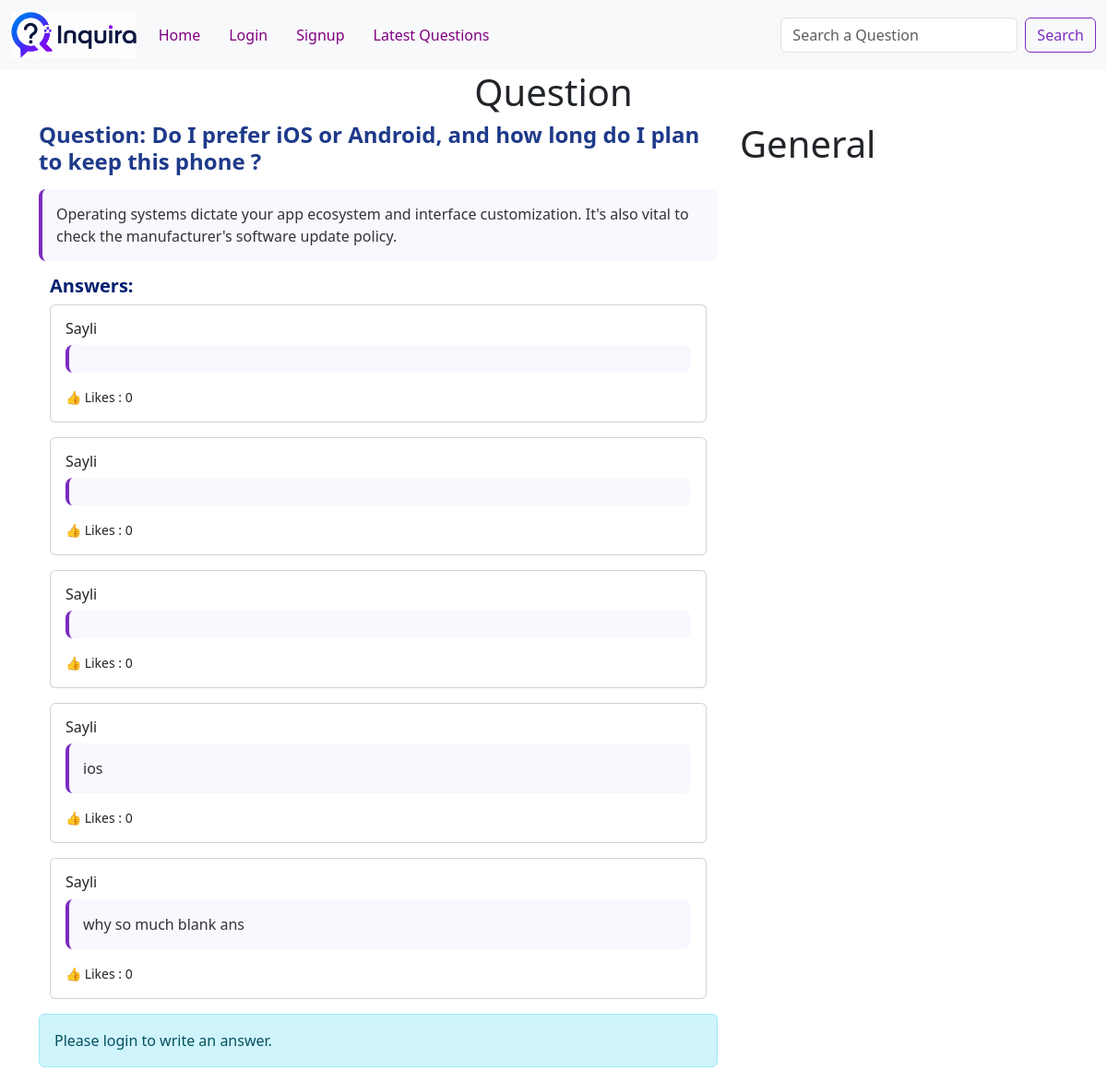
The app's page /?q-id=5 with its own data.
### tables this page shows
CREATE TABLE `questions` (
  `id` int NOT NULL,
  `title` varchar(100) NOT NULL,
  `description` varchar(300) NOT NULL,
  `category_id` int NOT NULL,
  `user_id` int NOT NULL
);

CREATE TABLE `answers` (
  `id` int NOT NULL,
  `answer` varchar(300) NOT NULL,
  `question_id` int NOT NULL,
  `user_id` int NOT NULL
);

CREATE TABLE `users` (
  `id` int NOT NULL,
  `username` varchar(100) NOT NULL,
  `email` varchar(100) NOT NULL,
  `password` varchar(100) NOT NULL,
  `address` varchar(100) NOT NULL
);

CREATE TABLE `categories` (
  `id` int NOT NULL,
  `name` varchar(100) NOT NULL
);

### client/answers.php (the view, shortened to what this page needs)
<div class="container">
    <h5>Answers:</h5>
    <?php
    $query = "SELECT answers.*, users.username
              FROM answers
              JOIN users ON answers.user_id = users.id
              WHERE question_id=$qid";
    $result = $conn->query($query);
    foreach ($result as $row) {
        $answer_id = $row['id'];
        $answer = $row['answer'];
        $username = $row['username'];
        $countQuery = "SELECT COUNT(*) AS total
                       FROM answer_likes
                       WHERE answer_id=$answer_id";
        $countResult = $conn->query($countQuery);
        $count = $countResult->fetch_assoc()['total'];
        $liked = false;
        echo "
        <div class='card mb-3 p-3'>
            <h6>$username</h6>
            <p>$answer</p>
        ";
        if (isset($_SESSION['user'])) {
            $buttonClass = $liked ? "btn-primary" : "btn-outline-primary";
            echo "
            <form class='likeForm'>
                <input type='hidden' name='answer_id' value='$answer_id'>
                <input type='hidden' name='question_id' value='$qid'>
                <button type='submit'
                        class='btn btn-sm $buttonClass likeBtn'>
                    👍 Like ($count)
                </button>
            </form>";
        } else {
            echo "<small>👍 Likes : $count</small>";
        }
        echo "</div>";
    }
    ?>
</div>

### client/question-details.php (shortened to what this page needs)
<div class="container">
    <h1 class="heading">Question</h1>
    <div class="row">
        <div class="col-8">
            <?php
            include("./common/db.php");
            $query = "select * from questions where id =$qid";
            $result = $conn->query($query);
            $row = $result->fetch_assoc();
            $cid = $row["category_id"];
            echo "<h4 class='margin-bottom-15'>Question: " . $row['title'] . "</h4>";
            echo "<p class='margin-bottom-15'>" . $row['description'] . "</p>";
            include("answers.php");
            ?>
            <?php if (isset($_SESSION['user'])) { ?>
                <form action="./server/requests.php" method="post">
                    <input type="hidden" name="question_id" value="<?php echo $qid ?>">
                    <textarea name="answer" class="form-control margin-bottom-15" placeholder="Your answer..."
                        required></textarea>
                    <button class="btn btn-primary">Write your answer</button>
                </form>
            <?php } else { ?>
                <div class="alert alert-info">
                    Please login to write an answer.
                </div>
            <?php } ?>
        </div>
        <div class="col-4">
            <?php
            $categoryQuery = "select name from categories where id=$cid";
            $categoryResult = $conn->query($categoryQuery);
            $categoryRow = $categoryResult->fetch_assoc();
            echo "<h1>" . $categoryRow['name'] . "</h1>";
            ?>
        </div>
    </div>
</div>

### public/style.css (style rules this page uses)
.margin-bottom-15 { margin-bottom: 15px; }
.heading { text-align: center; }
.col-8 { margin: 0 auto; }
.col-8 h4 { color: #1e3a8a; font-weight: 700; }
.col-8 p { background: #faf7ff; border-left: 4px solid #7b2cbf; padding: 15px; border-radius: 8px; color: #333; }
h5 { color: #021f70; font-weight: 600; }

### records on screen
questions: title "Do I prefer iOS or Android, and how long do I plan to keep this phone ?", description "Operating systems dictate your app ecosystem and interface customization. It's also vital to check the manufacturer's software update policy."
answers: user.username "Sayli", count "0"
answers: user.username "Sayli", count "0"
answers: user.username "Sayli", count "0"
answers: user.username "Sayli", answer "ios", count "0"
answers: user.username "Sayli", answer "why so much blank ans", count "0"
categories: name "General"
